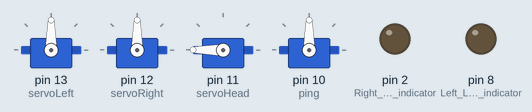
Simulated run of this sketch. Board: Arduino Uno, built with avr-gcc and run on an emulated ATmega328P. Shown: 4 × servo, output pins drawn as LEDs (lit = HIGH).

Above: at 0.05 s.
At 3.0 s:
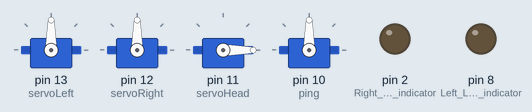
At 6.0 s:
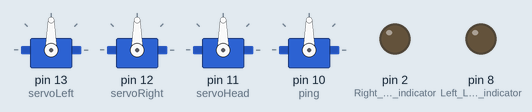
Timing chart, 0 to 7.8 s (numbered marks = the images above):
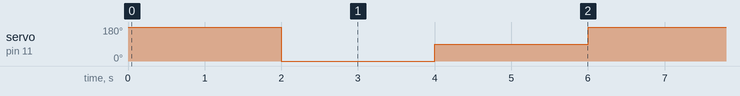

Measured:
- by itself, servo on pin 11 (servoHead): repeats every 6.0 s: 90° 2.0 s, 180° 2.0 s, 0° 2.0 s

The sketch:

EscapingCorners.ino
```cpp
#include <Servo.h>

Servo servoLeft;
Servo servoRight;
Servo servoHead;
Servo ping;


byte wLeftOld; // Previous loop whisker values
byte wRightOld;
byte counter; // For counting alternate corners
unsigned int duration;
unsigned int inches;
void setup()
{
  pinMode(7, INPUT); // right whisker pin
  pinMode(5, INPUT); // left whisker pin
  pinMode(8, OUTPUT); // Left LED indicator
  pinMode(2, OUTPUT); // Right LED indicator
  //pinMode(9, INPUT); // PING

  //tone(4, 3000, 1000); // Play tone for 1 second
 // delay(1000);     // Delay to finish tone

  servoLeft.attach(13);  // left signal
  servoRight.attach(12); // right signal
  servoHead.attach(11);  // head
  ping.attach(10);

  //init. prev states / counter
  wLeftOld = 0;
  wRightOld = 1;
  counter = 0;
}

void loop() // Main loop auto-repeats
{
  servoHead.write(180);   // Rotate servo counter clockwise
  delay(2000);          // Wait 2 seconds
  servoHead.write(0);     // Rotate servo clockwise
  delay(2000);
  servoHead.write(90);    // Rotate servo to center
  delay(2000);
  return;
  // corner escape
  byte wLeft = digitalRead(5);  // Copy right result to wLeft
  byte wRight = digitalRead(7); // Copy left result to wRight

  if(wLeft != wRight) // One whisker pressed?
  {
    // Alternate from last time?
    if ((wLeft != wLeftOld) && (wRight != wRightOld))
    {
      counter++;
      wLeftOld = wLeft;
      wRightOld = wRight;
      if(counter == 3) // Stuck in a corner?
      {
        wLeft = 0;  // Set up for U-turn
        wRight = 0;
        counter = 0;  // Clear
      }
    }
    else // Not alternate from last time
    {
      counter = 0; // Clear alternate corner count
    }
  }

  // Whisker Navigation
  if((wLeft == 0) && (wRight == 0)) // If both whiskers contact
  {
    backward(1000); // Back up 1 second
    turnLeft(800);  // Turn left about 120 degrees
  }
  else if(wLeft == 0) // If only left whisker contact
  {
    backward(1000); // Back up 1 second
    turnRight(400);  // Turn right about 60 degrees
  }
  else if(wRight == 0) // If only right whisker contact
  {
    backward(1000); // Back up 1 second
    turnLeft(400); // Turn left about 60 degrees
  }
  else // Otherwise, no whisker contact
  {
    forward(20); // Forward 1/50 of a second
  }
}

void forward(int time)
{
  servoLeft.writeMicroseconds(1700);// Left wheel counterclockwise
  servoRight.writeMicroseconds(1300);// Right wheel clockwise
  delay(time);
}

void turnLeft(int time)
{
  servoLeft.writeMicroseconds(1300); // Left wheel clockwise
  servoRight.writeMicroseconds(1300); // Right wheel clockwise
  delay(time);
}

void turnRight(int time)
{
  servoLeft.writeMicroseconds(1700); // Left wheel counterclockwise
  servoRight.writeMicroseconds(1700); // Right wheel counterclockwise
  delay(time);
}

void backward(int time)
{
  servoLeft.writeMicroseconds(1300); // Left wheel clockwise
  servoRight.writeMicroseconds(1700);// Right wheel counterclockwise
  delay(time);
}
```
